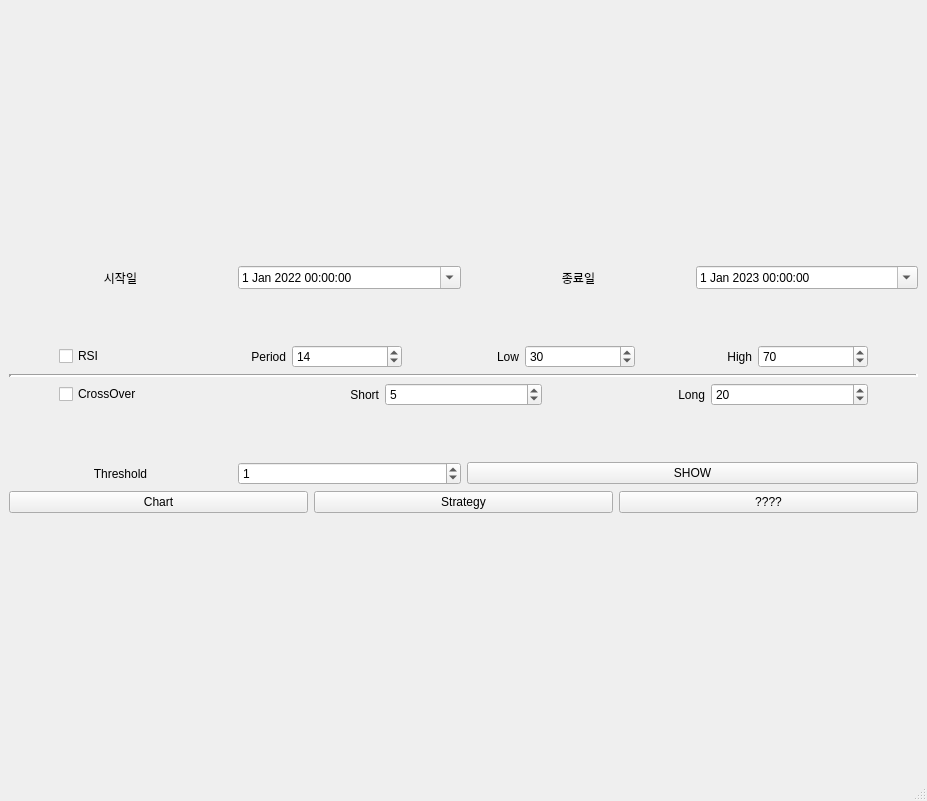
<?xml version="1.0" encoding="UTF-8"?>
<ui version="4.0">
 <class>MainWindow</class>
 <widget class="QMainWindow" name="MainWindow">
  <property name="geometry">
   <rect>
    <x>0</x>
    <y>0</y>
    <width>927</width>
    <height>801</height>
   </rect>
  </property>
  <property name="windowTitle">
   <string>MainWindow</string>
  </property>
  <widget class="QWidget" name="centralwidget">
   <layout class="QVBoxLayout" name="verticalLayout">
    <item>
     <layout class="QVBoxLayout" name="verticalLayout_4">
      <item>
       <layout class="QVBoxLayout" name="body_layout">
        <item>
         <layout class="QHBoxLayout" name="horizontalLayout_13">
          <item>
           <layout class="QHBoxLayout" name="horizontalLayout_14">
            <item>
             <widget class="QLabel" name="label_2">
              <property name="text">
               <string>시작일</string>
              </property>
              <property name="alignment">
               <set>Qt::AlignCenter</set>
              </property>
             </widget>
            </item>
            <item>
             <widget class="QDateTimeEdit" name="start_datetime_value">
              <property name="dateTime">
               <datetime>
                <hour>0</hour>
                <minute>0</minute>
                <second>0</second>
                <year>2022</year>
                <month>1</month>
                <day>1</day>
               </datetime>
              </property>
              <property name="calendarPopup">
               <bool>true</bool>
              </property>
             </widget>
            </item>
           </layout>
          </item>
          <item>
           <layout class="QHBoxLayout" name="horizontalLayout_15">
            <item>
             <widget class="QLabel" name="label_3">
              <property name="text">
               <string>종료일</string>
              </property>
              <property name="alignment">
               <set>Qt::AlignCenter</set>
              </property>
             </widget>
            </item>
            <item>
             <widget class="QDateTimeEdit" name="end_datetime_value">
              <property name="dateTime">
               <datetime>
                <hour>0</hour>
                <minute>0</minute>
                <second>0</second>
                <year>2023</year>
                <month>1</month>
                <day>1</day>
               </datetime>
              </property>
              <property name="calendarPopup">
               <bool>true</bool>
              </property>
             </widget>
            </item>
           </layout>
          </item>
         </layout>
        </item>
        <item>
         <spacer name="verticalSpacer">
          <property name="orientation">
           <enum>Qt::Vertical</enum>
          </property>
          <property name="sizeType">
           <enum>QSizePolicy::Fixed</enum>
          </property>
          <property name="sizeHint" stdset="0">
           <size>
            <width>10</width>
            <height>50</height>
           </size>
          </property>
         </spacer>
        </item>
        <item>
         <layout class="QHBoxLayout" name="horizontalLayout_10">
          <item>
           <spacer name="horizontalSpacer_3">
            <property name="orientation">
             <enum>Qt::Horizontal</enum>
            </property>
            <property name="sizeType">
             <enum>QSizePolicy::Preferred</enum>
            </property>
            <property name="sizeHint" stdset="0">
             <size>
              <width>50</width>
              <height>20</height>
             </size>
            </property>
           </spacer>
          </item>
          <item>
           <widget class="QCheckBox" name="rsi_checkbox">
            <property name="text">
             <string>RSI</string>
            </property>
           </widget>
          </item>
          <item>
           <widget class="QLabel" name="rsi_period_label">
            <property name="text">
             <string>Period</string>
            </property>
            <property name="alignment">
             <set>Qt::AlignRight|Qt::AlignTrailing|Qt::AlignVCenter</set>
            </property>
           </widget>
          </item>
          <item>
           <widget class="QSpinBox" name="rsi_period_value">
            <property name="value">
             <number>14</number>
            </property>
           </widget>
          </item>
          <item>
           <widget class="QLabel" name="rsi_low_label">
            <property name="text">
             <string>Low</string>
            </property>
            <property name="alignment">
             <set>Qt::AlignRight|Qt::AlignTrailing|Qt::AlignVCenter</set>
            </property>
           </widget>
          </item>
          <item>
           <widget class="QSpinBox" name="rsi_low_value">
            <property name="value">
             <number>30</number>
            </property>
           </widget>
          </item>
          <item>
           <widget class="QLabel" name="rsi_high_label">
            <property name="text">
             <string>High</string>
            </property>
            <property name="alignment">
             <set>Qt::AlignRight|Qt::AlignTrailing|Qt::AlignVCenter</set>
            </property>
           </widget>
          </item>
          <item>
           <widget class="QSpinBox" name="rsi_high_value">
            <property name="value">
             <number>70</number>
            </property>
           </widget>
          </item>
          <item>
           <spacer name="horizontalSpacer_4">
            <property name="orientation">
             <enum>Qt::Horizontal</enum>
            </property>
            <property name="sizeType">
             <enum>QSizePolicy::Preferred</enum>
            </property>
            <property name="sizeHint" stdset="0">
             <size>
              <width>50</width>
              <height>20</height>
             </size>
            </property>
           </spacer>
          </item>
         </layout>
        </item>
        <item>
         <widget class="Line" name="line">
          <property name="lineWidth">
           <number>3</number>
          </property>
          <property name="orientation">
           <enum>Qt::Horizontal</enum>
          </property>
         </widget>
        </item>
        <item>
         <layout class="QVBoxLayout" name="verticalLayout_7">
          <item>
           <layout class="QHBoxLayout" name="horizontalLayout_3">
            <item>
             <spacer name="horizontalSpacer">
              <property name="orientation">
               <enum>Qt::Horizontal</enum>
              </property>
              <property name="sizeType">
               <enum>QSizePolicy::Preferred</enum>
              </property>
              <property name="sizeHint" stdset="0">
               <size>
                <width>50</width>
                <height>20</height>
               </size>
              </property>
             </spacer>
            </item>
            <item>
             <widget class="QCheckBox" name="crossover_checkbox">
              <property name="text">
               <string>CrossOver</string>
              </property>
             </widget>
            </item>
            <item>
             <widget class="QLabel" name="crossover_short_label">
              <property name="layoutDirection">
               <enum>Qt::RightToLeft</enum>
              </property>
              <property name="text">
               <string>Short</string>
              </property>
              <property name="alignment">
               <set>Qt::AlignRight|Qt::AlignTrailing|Qt::AlignVCenter</set>
              </property>
             </widget>
            </item>
            <item>
             <widget class="QSpinBox" name="crossover_short_value">
              <property name="value">
               <number>5</number>
              </property>
             </widget>
            </item>
            <item>
             <widget class="QLabel" name="crossover_long_label">
              <property name="text">
               <string>Long</string>
              </property>
              <property name="alignment">
               <set>Qt::AlignRight|Qt::AlignTrailing|Qt::AlignVCenter</set>
              </property>
             </widget>
            </item>
            <item>
             <widget class="QSpinBox" name="crossover_long_value">
              <property name="value">
               <number>20</number>
              </property>
             </widget>
            </item>
            <item>
             <spacer name="horizontalSpacer_2">
              <property name="orientation">
               <enum>Qt::Horizontal</enum>
              </property>
              <property name="sizeType">
               <enum>QSizePolicy::Preferred</enum>
              </property>
              <property name="sizeHint" stdset="0">
               <size>
                <width>50</width>
                <height>20</height>
               </size>
              </property>
             </spacer>
            </item>
           </layout>
          </item>
         </layout>
        </item>
        <item>
         <spacer name="verticalSpacer_2">
          <property name="orientation">
           <enum>Qt::Vertical</enum>
          </property>
          <property name="sizeType">
           <enum>QSizePolicy::Fixed</enum>
          </property>
          <property name="sizeHint" stdset="0">
           <size>
            <width>10</width>
            <height>50</height>
           </size>
          </property>
         </spacer>
        </item>
        <item>
         <layout class="QHBoxLayout" name="horizontalLayout_11">
          <item>
           <layout class="QHBoxLayout" name="horizontalLayout_12">
            <item>
             <widget class="QLabel" name="label">
              <property name="text">
               <string>Threshold</string>
              </property>
              <property name="alignment">
               <set>Qt::AlignCenter</set>
              </property>
             </widget>
            </item>
            <item>
             <widget class="QSpinBox" name="threshold_value">
              <property name="value">
               <number>1</number>
              </property>
             </widget>
            </item>
           </layout>
          </item>
          <item>
           <widget class="QPushButton" name="create_strategy_button">
            <property name="text">
             <string>SHOW</string>
            </property>
            <property name="checkable">
             <bool>false</bool>
            </property>
           </widget>
          </item>
         </layout>
        </item>
       </layout>
      </item>
      <item>
       <layout class="QHBoxLayout" name="horizontalLayout_6">
        <item>
         <widget class="QPushButton" name="HomeButton_2">
          <property name="text">
           <string>Chart</string>
          </property>
         </widget>
        </item>
        <item>
         <widget class="QPushButton" name="StrategyButton_2">
          <property name="text">
           <string>Strategy</string>
          </property>
         </widget>
        </item>
        <item>
         <widget class="QPushButton" name="SampleButton_2">
          <property name="text">
           <string>????</string>
          </property>
         </widget>
        </item>
       </layout>
      </item>
     </layout>
    </item>
   </layout>
  </widget>
  <widget class="QMenuBar" name="menubar">
   <property name="geometry">
    <rect>
     <x>0</x>
     <y>0</y>
     <width>927</width>
     <height>21</height>
    </rect>
   </property>
  </widget>
  <widget class="QStatusBar" name="statusbar"/>
 </widget>
 <resources/>
 <connections>
  <connection>
   <sender>create_strategy_button</sender>
   <signal>clicked()</signal>
   <receiver>MainWindow</receiver>
   <slot>create_strategy()</slot>
   <hints>
    <hint type="sourcelabel">
     <x>73</x>
     <y>725</y>
    </hint>
    <hint type="destinationlabel">
     <x>54</x>
     <y>669</y>
    </hint>
   </hints>
  </connection>
 </connections>
 <slots>
  <slot>create_strategy()</slot>
 </slots>
</ui>
